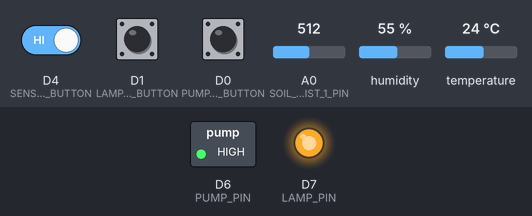
A sketch run on a simulated ESP8266 (NodeMCU). Shown: switched loads named in the sketch (green lamp = pin HIGH), output pins drawn as LEDs (lit = HIGH). Dashed ring = blinking. The inputs (shaded band) are chosen by the test bench; at power-on: D1 (LAMP_ON_BUTTON) HIGH, D0 (PUMP_ON_BUTTON) HIGH, D4 (SENSORS_READ_BUTTON) HIGH, A0 (SOIL_MOIST_1_PIN) = 512, humidity 55 %, temperature 24 °C. WiFi joins after 1.5 s; servers stay silent unless stated; what the sketch prints to the serial monitor is not drawn.

Above: at 3.0 s.
3.1 s: D1 (LAMP_ON_BUTTON) pulled LOW for 3.2 s
At 7.2 s:
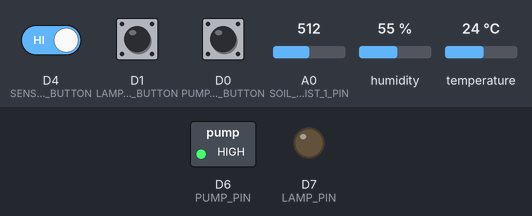
7.8 s: D0 (PUMP_ON_BUTTON) pulled LOW for 3.2 s
At 8.6 s:
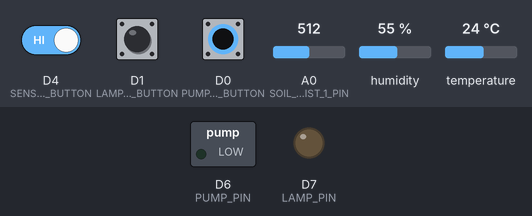
15.9 s: D1 (LAMP_ON_BUTTON) pulled LOW for 0.15 s
At 17.1 s:
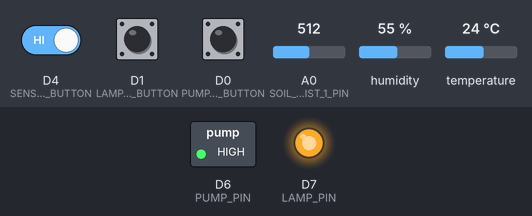
17.5 s: D0 (PUMP_ON_BUTTON) pulled LOW for 1 s
At 18.9 s:
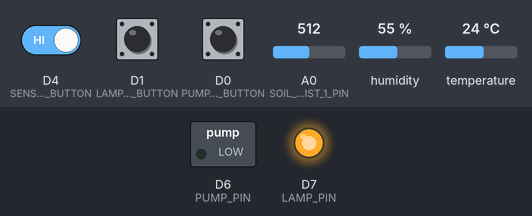
20.0 s: D1 (LAMP_ON_BUTTON) pulled LOW for 1 s
At 22.2 s:
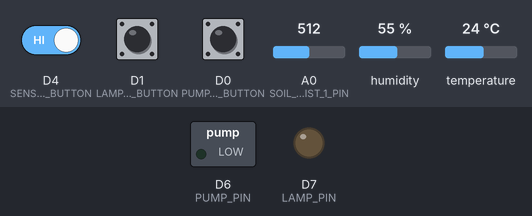
Timing chart, 0 to 23.5 s (numbered marks = the images above; inputs shaded):
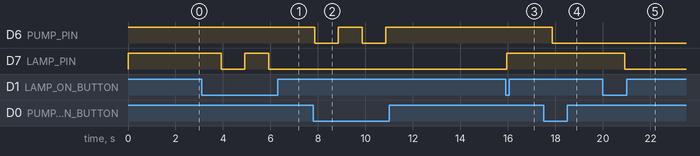

The sketch:

ReadDHT22_Soil_relay_bt_auto_blynk.ino
```cpp
/* Chương trình đọc nhiệt độ, độ ẩm từ cảm biến DHT
  Thêm chức năng đọc cảm biến ánh sáng
  Thêm chức năng đọc cảm biến độ ẩm đất
  Thêm hiển thị LCD
  Thêm chức năng điều khiển tưới tiêu bằng tay 2 bơm
  HocARM NDTR BOT for ESP8266 by hocARM.org
  // Kết nối
  // DHT       | ESP8266
  //---------------------------
  // VCC(1)    |  3.3V
  // DATA(2)   |  2
  // NC(3)     |  x
  // GND(4)    |  GND
  // Nối trở 10k giữa chân 1 và chân 2
  //----------------
  //Cảm biến độ ẩm | ESP8266
  //--------------------------
  // VCC(1)       |  5V
  // GND(2)       |  GND
  // D0(3)        |  x
  // A0(4)        |  A0
*/
/* ESP & Blynk */
#define BLYNK_PRINT Serial
#include <ESP8266WiFi.h>
#include <BlynkSimpleEsp8266.h>
WidgetLED PUMP(V0);  // Đèn trạng thái bơm
WidgetLED LAMP(V1);  // Đèn trạng thái đèn sưởi


#include "DHT.h"

/* TIMER */
#include <SimpleTimer.h>

#define DHTPIN D3     // Chân DATA nối với D3

#define SOIL_MOIST_1_PIN A0 // Chân PE4 nối với cảm biến độ ẩm
// Relay, nút nhấn
#define PUMP_ON_BUTTON D0   //Nút có sẵn trên kit
#define LAMP_ON_BUTTON D1   //Nút có sẵn trên kit
#define SENSORS_READ_BUTTON D4

#define PUMP_PIN D6   //Bom
#define LAMP_PIN D7   //Den
// Uncomment loại cảm biến bạn sử dụng, nếu DHT11 thì uncomment DHT11 và comment DHT22
//#define DHTTYPE DHT11   // DHT 11
#define DHTTYPE DHT22   // DHT 22  (AM2302), AM2321
//#define DHTTYPE DHT21   // DHT 21 (AM2301)

/* Thông số cho chế độ tự động */
#define DRY_SOIL      66
#define WET_SOIL      85
#define COLD_TEMP     12
#define HOT_TEMP      22
#define TIME_PUMP_ON  15
#define TIME_LAMP_ON  15

/* TIMER */
#define READ_BUTTONS_TM   1L  // Tương ứng với giây
#define READ_SOIL_HUM_TM  10L //Đọc cảm biến ẩm đất
#define READ_AIR_DATA_TM  2L  //Đọc DHT
#define DISPLAY_DATA_TM   10L //Gửi dữ liệu lên terminal
#define SEND_UP_DATA_TM   10L //Gửi dữ liệu lên blynk
#define AUTO_CTRL_TM      60L //Chế độ tư động
//Token Blynk và wifi
char auth[] = "api_token_blynk"; // Blynk token
char ssid[] = "ten_wifi"; //Tên wifi
char pass[] = "password"; //Mật khẩu

// Biến lưu các giá trị cảm biến
float humDHT = 0;
float tempDHT = 0;
//int lumen;
int soilMoist = 0;
// Biến lưu trạng thái bơm
boolean pumpStatus = 0;
boolean lampStatus = 0;

int timePumpOn = 10; // Thời gian bật bơm nước
// Biến cho timer
long sampleTimingSeconds = 50; // ==> Thời gian đọc cảm biến (s)
long startTiming = 0;
long elapsedTime = 0;
// Khởi tạo timer
SimpleTimer timer;

// Khởi tạo cảm biến
DHT dht(DHTPIN, DHTTYPE);

void setup() {
  pinMode(PUMP_PIN, OUTPUT);
  pinMode(LAMP_PIN, OUTPUT);
  pinMode(PUMP_ON_BUTTON, INPUT_PULLUP);
  pinMode(LAMP_ON_BUTTON, INPUT_PULLUP);
  pinMode(SENSORS_READ_BUTTON, INPUT_PULLUP);
  aplyCmd();
  // Khởi tạo cổng serial baud 115200
  Serial.begin(115200);
  Serial.println("HocARM NDTR Bot!");

  dht.begin();    // Bắt đầu đọc dữ liệu
  Blynk.begin(auth, ssid, pass);
  PUMP.off();
  LAMP.off();
  startTimers();
}

void loop() {
  timer.run(); // Bắt đầu SimpleTimer
  Blynk.run();
}
/****************************************************************
* Hàm điều khiển nhận tín hiệu từ blynk
****************************************************************/
BLYNK_WRITE(3) // Điều khiển bơm
{
  int i = param.asInt();
  if (i == 1)
  {
    pumpStatus = !pumpStatus;
    aplyCmd();
  }
}

BLYNK_WRITE(4) // Điều khiển đèn
{
  int i = param.asInt();
  if (i == 1)
  {
    lampStatus = !lampStatus;
    aplyCmd();
  }
}

void getSoilMoist(void)
{
  int i = 0;
  soilMoist = 0;
  for (i = 0; i < 10; i++)  //
  {
    soilMoist += analogRead(SOIL_MOIST_1_PIN); //Đọc giá trị cảm biến độ ẩm đất
    delay(50);   // Đợi đọc giá trị ADC
  }
  soilMoist = soilMoist / (i);
  soilMoist = map(soilMoist, 1023, 0, 0, 100); //Ít nước:0%  ==> Nhiều nước 100%

}

void getDhtData(void)
{

  tempDHT = dht.readTemperature();
  humDHT = dht.readHumidity();
  if (isnan(humDHT) || isnan(tempDHT))   // Kiểm tra kết nối lỗi thì thông báo.
  {
    Serial.println("Failed to read from DHT sensor!");
    return;
  }
}
void printData(void)
{
  // IN thông tin ra màn hình
  Serial.print("Do am: ");
  Serial.print(humDHT);
  Serial.print(" %\t");
  Serial.print("Nhiet do: ");
  Serial.print(tempDHT);
  Serial.print(" *C\t");

  Serial.print(" %\t");
  Serial.print("Do am dat: ");
  Serial.print(soilMoist);
  Serial.println(" %");
}

/****************************************************************
  Hàm đọc trạng thái bơm và kiểm tra nút nhấn
  (Nút nhấn mặc định là mức "CAO"):
****************************************************************/
void readLocalCmd()
{
  boolean digiValue = debounce(PUMP_ON_BUTTON);
  if (!digiValue)
  {
    pumpStatus = !pumpStatus;
    aplyCmd();
  }

  digiValue = debounce(LAMP_ON_BUTTON);
  if (!digiValue)
  {
    lampStatus = !lampStatus;
    aplyCmd();
  }

  digiValue = debounce(SENSORS_READ_BUTTON);
  if (!digiValue)
  {
    getDhtData();
    getSoilMoist();
    printData();
  }
}
/***************************************************
  Thực hiện điều khiển các bơm
****************************************************/
void aplyCmd()
{
  if (pumpStatus == 1)
  {
    Blynk.notify("NDTRBOT: Canh bao ==>> BOM ON");
    digitalWrite(PUMP_PIN, LOW);
    PUMP.on();
  }

  else {
    digitalWrite(PUMP_PIN, HIGH);
    PUMP.off();
  }

  if (lampStatus == 1)
  {
    Blynk.notify("NDTRBOT: Canh bao ==>> DEN ON");
    digitalWrite(LAMP_PIN, LOW);
    LAMP.on();
  }
  else
  {
    digitalWrite(LAMP_PIN, HIGH);
    LAMP.off();
  }
}
/***************************************************
  Hàm kiểm tra trạng thái phím bấm
****************************************************/
boolean debounce(int pin)
{
  boolean state;
  boolean previousState;
  const int debounceDelay = 60;

  previousState = digitalRead(pin);
  for (int counter = 0; counter < debounceDelay; counter++)
  {
    delay(1);
    state = digitalRead(pin);
    if (state != previousState)
    {
      counter = 0;
      previousState = state;
    }
  }
  return state;
}
/***************************************************
* Chế độ tự động dựa trên thông số cảm biến
****************************************************/
void autoControlPlantation(void)
{
  if (soilMoist < DRY_SOIL)
  {
    turnPumpOn();
  }

  if (tempDHT < COLD_TEMP)
  {
    turnLampOn();
  }
}
/***************************************************
* Bật bơm trong thời gian định sẵn
****************************************************/
void turnPumpOn()
{
  pumpStatus = 1;
  aplyCmd();
  delay (TIME_PUMP_ON * 1000);
  pumpStatus = 0;
  aplyCmd();
}

/***************************************************
* Bật đèn trong thời gian định sẵn
****************************************************/
void turnLampOn()
{
  lampStatus = 1;
  aplyCmd();
  delay (TIME_LAMP_ON * 1000);
  lampStatus = 0;
  aplyCmd();
}

/***************************************************
  Khởi động Timers
****************************************************/
void startTimers(void)
{
  timer.setInterval(READ_BUTTONS_TM * 1000, readLocalCmd);
  timer.setInterval(READ_AIR_DATA_TM * 1000, getDhtData);
  timer.setInterval(READ_SOIL_HUM_TM * 1000, getSoilMoist);
  timer.setInterval(SEND_UP_DATA_TM * 1000, sendUptime);
  timer.setInterval(AUTO_CTRL_TM * 1000, autoControlPlantation);
//  timer.setInterval(DISPLAY_DATA_TM * 1000, printData);
}
/***************************************************
 * Gửi dữ liệu lên Blynk
 **************************************************/
void sendUptime()
{
  Blynk.virtualWrite(10, tempDHT); //Nhiệt độ với pin V10
  Blynk.virtualWrite(11, humDHT); // Độ ẩm với pin V11
  Blynk.virtualWrite(12, soilMoist); // Độ ẩm đất với V12
}
```

Measured:
- after the input at 3.1 s, D7 (LAMP_PIN): HIGH → LOW after 0.82 s, → HIGH 1.0 s later, → LOW 1.0 s later
- after the input at 7.8 s, D6 (PUMP_PIN): alternates HIGH for 1.0 s and LOW for 1.0 s, 4 changes in all, then stays HIGH, starting after 0.06 s
- after the input at 15.9 s, D7 (LAMP_PIN): LOW → HIGH after 0.06 s
- after the input at 17.5 s, D6 (PUMP_PIN): HIGH → LOW after 0.36 s
- after the input at 20.0 s, D7 (LAMP_PIN): HIGH → LOW after 0.92 s
